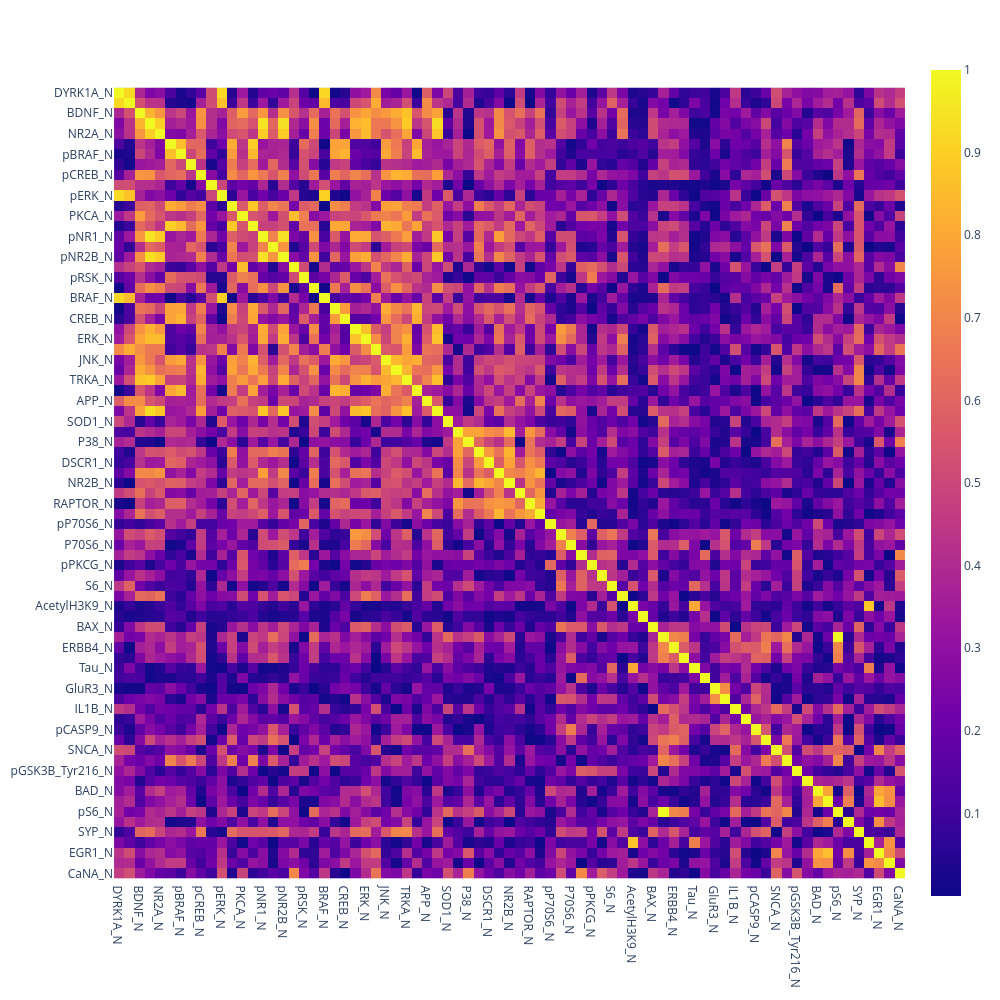
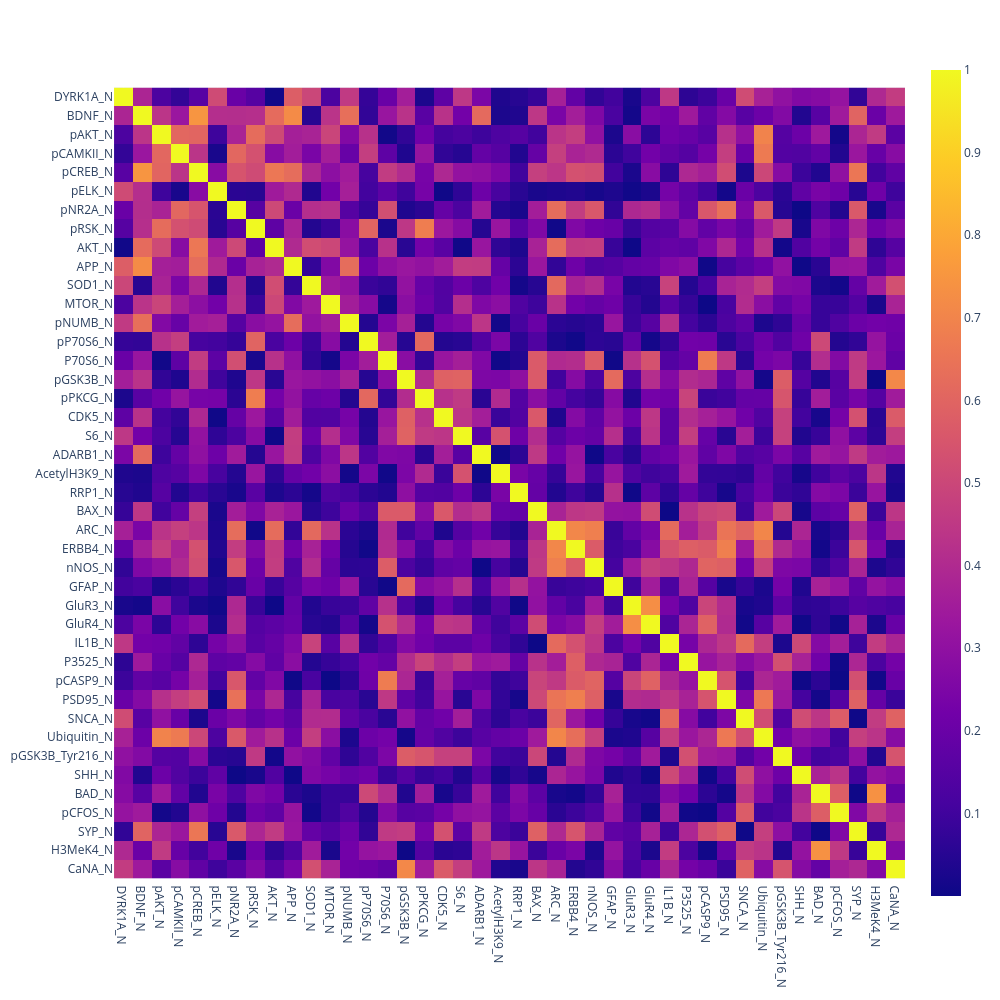

The cell these charts' notebook holds for them, in order:
### Code cell
#Correlation matrix
X_corr = X.corr().abs()
fig = px.imshow(X_corr,  width=1000, height=1000)
fig.show()

upper = X_corr.where(np.triu(np.ones(X_corr.shape), k=1).astype(bool))
to_drop = [column for column in upper.columns if any(upper[column] > 0.75)]
X.drop(to_drop, axis=1, inplace=True)

#Solution: Leave just 1 out of each 2 correlated 

X_corr = X.corr().abs()
fig = px.imshow(X_corr,  width=1000, height=1000)
fig.show()

### Figure 1 — Plotly figure (JSON) as saved in the notebook; plotly's stock layout.template omitted (floating-point values rounded to 4 significant figures; data arrays with more than 128 entries replaced by an {"elided": "..."} marker saying what was removed)
{"data": [{"coloraxis": "coloraxis", "hovertemplate": "x: %{x}<br>y: %{y}<br>color: %{z}<extra></extra>", "name": "0", "type": "heatmap", "x": ["DYRK1A_N", "ITSN1_N", "BDNF_N", "NR1_N", "NR2A_N", "pAKT_N", "pBRAF_N", "pCAMKII_N", "pCREB_N", "pELK_N", "pERK_N", "pJNK_N", "PKCA_N", "pMEK_N", "pNR1_N", "pNR2A_N", "pNR2B_N", "pPKCAB_N", "pRSK_N", "AKT_N", "BRAF_N", "CAMKII_N", "CREB_N", "ELK_N", "ERK_N", "GSK3B_N", "JNK_N", "MEK_N", "TRKA_N", "RSK_N", "APP_N", "Bcatenin_N", "SOD1_N", "MTOR_N", "P38_N", "pMTOR_N", "DSCR1_N", "AMPKA_N", "NR2B_N", "pNUMB_N", "RAPTOR_N", "TIAM1_N", "pP70S6_N", "NUMB_N", "P70S6_N", "pGSK3B_N", "pPKCG_N", "CDK5_N", "S6_N", "ADARB1_N", "AcetylH3K9_N", "RRP1_N", "BAX_N", "ARC_N", "ERBB4_N", "nNOS_N", "Tau_N", "GFAP_N", "GluR3_N", "GluR4_N", "IL1B_N", "P3525_N", "pCASP9_N", "PSD95_N", "SNCA_N", "Ubiquitin_N", "pGSK3B_Tyr216_N", "SHH_N", "BAD_N", "BCL2_N", "pS6_N", "pCFOS_N", "SYP_N", "H3AcK18_N", "EGR1_N", "H3MeK4_N", "CaNA_N"], "xaxis": "x", "y": ["DYRK1A_N", "ITSN1_N", "BDNF_N", "NR1_N", "NR2A_N", "pAKT_N", "pBRAF_N", "pCAMKII_N", "pCREB_N", "pELK_N", "pERK_N", "pJNK_N", "PKCA_N", "pMEK_N", "pNR1_N", "pNR2A_N", "pNR2B_N", "pPKCAB_N", "pRSK_N", "AKT_N", "BRAF_N", "CAMKII_N", "CREB_N", "ELK_N", "ERK_N", "GSK3B_N", "JNK_N", "MEK_N", "TRKA_N", "RSK_N", "APP_N", "Bcatenin_N", "SOD1_N", "MTOR_N", "P38_N", "pMTOR_N", "DSCR1_N", "AMPKA_N", "NR2B_N", "pNUMB_N", "RAPTOR_N", "TIAM1_N", "pP70S6_N", "NUMB_N", "P70S6_N", "pGSK3B_N", "pPKCG_N", "CDK5_N", "S6_N", "ADARB1_N", "AcetylH3K9_N", "RRP1_N", "BAX_N", "ARC_N", "ERBB4_N", "nNOS_N", "Tau_N", "GFAP_N", "GluR3_N", "GluR4_N", "IL1B_N", "P3525_N", "pCASP9_N", "PSD95_N", "SNCA_N", "Ubiquitin_N", "pGSK3B_Tyr216_N", "SHH_N", "BAD_N", "BCL2_N", "pS6_N", "pCFOS_N", "SYP_N", "H3AcK18_N", "EGR1_N", "H3MeK4_N", "CaNA_N"], "yaxis": "y", "z": {"elided": "77x77 float values"}}], "layout": {"coloraxis": {"colorscale": [[0, "#0d0887"], [0.1111, "#46039f"], [0.2222, "#7201a8"], [0.3333, "#9c179e"], [0.4444, "#bd3786"], [0.5556, "#d8576b"], [0.6667, "#ed7953"], [0.7778, "#fb9f3a"], [0.8889, "#fdca26"], [1, "#f0f921"]]}, "height": 1000, "margin": {"t": 60}, "width": 1000, "xaxis": {"anchor": "y", "constrain": "domain", "domain": [0, 1], "scaleanchor": "y"}, "yaxis": {"anchor": "x", "autorange": "reversed", "constrain": "domain", "domain": [0, 1]}}}

### Figure 2 — Plotly figure (JSON) as saved in the notebook; plotly's stock layout.template omitted (floating-point values rounded to 4 significant figures; data arrays with more than 128 entries replaced by an {"elided": "..."} marker saying what was removed)
{"data": [{"coloraxis": "coloraxis", "hovertemplate": "x: %{x}<br>y: %{y}<br>color: %{z}<extra></extra>", "name": "0", "type": "heatmap", "x": ["DYRK1A_N", "BDNF_N", "pAKT_N", "pCAMKII_N", "pCREB_N", "pELK_N", "pNR2A_N", "pRSK_N", "AKT_N", "APP_N", "SOD1_N", "MTOR_N", "pNUMB_N", "pP70S6_N", "P70S6_N", "pGSK3B_N", "pPKCG_N", "CDK5_N", "S6_N", "ADARB1_N", "AcetylH3K9_N", "RRP1_N", "BAX_N", "ARC_N", "ERBB4_N", "nNOS_N", "GFAP_N", "GluR3_N", "GluR4_N", "IL1B_N", "P3525_N", "pCASP9_N", "PSD95_N", "SNCA_N", "Ubiquitin_N", "pGSK3B_Tyr216_N", "SHH_N", "BAD_N", "pCFOS_N", "SYP_N", "H3MeK4_N", "CaNA_N"], "xaxis": "x", "y": ["DYRK1A_N", "BDNF_N", "pAKT_N", "pCAMKII_N", "pCREB_N", "pELK_N", "pNR2A_N", "pRSK_N", "AKT_N", "APP_N", "SOD1_N", "MTOR_N", "pNUMB_N", "pP70S6_N", "P70S6_N", "pGSK3B_N", "pPKCG_N", "CDK5_N", "S6_N", "ADARB1_N", "AcetylH3K9_N", "RRP1_N", "BAX_N", "ARC_N", "ERBB4_N", "nNOS_N", "GFAP_N", "GluR3_N", "GluR4_N", "IL1B_N", "P3525_N", "pCASP9_N", "PSD95_N", "SNCA_N", "Ubiquitin_N", "pGSK3B_Tyr216_N", "SHH_N", "BAD_N", "pCFOS_N", "SYP_N", "H3MeK4_N", "CaNA_N"], "yaxis": "y", "z": {"elided": "42x42 float values"}}], "layout": {"coloraxis": {"colorscale": [[0, "#0d0887"], [0.1111, "#46039f"], [0.2222, "#7201a8"], [0.3333, "#9c179e"], [0.4444, "#bd3786"], [0.5556, "#d8576b"], [0.6667, "#ed7953"], [0.7778, "#fb9f3a"], [0.8889, "#fdca26"], [1, "#f0f921"]]}, "height": 1000, "margin": {"t": 60}, "width": 1000, "xaxis": {"anchor": "y", "constrain": "domain", "domain": [0, 1], "scaleanchor": "y"}, "yaxis": {"anchor": "x", "autorange": "reversed", "constrain": "domain", "domain": [0, 1]}}}
